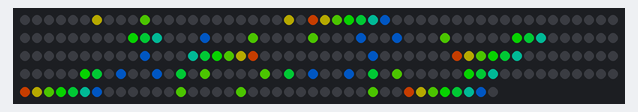
This sketch was run on a simulated Particle Photon. On the bench: 240 RGB LEDs in strip order, left to right, continuing on the next row. Dim RGB values are drawn brighter than linear.

Above: at 0.08 s.
At 0.62 s:
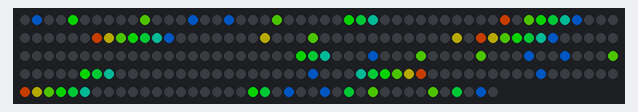
At 1.31 s:
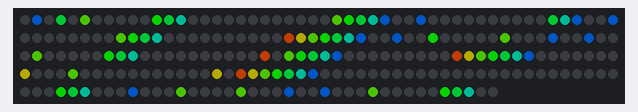
At 2.67 s:
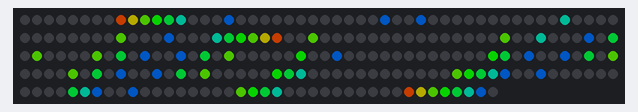
At 4.04 s:
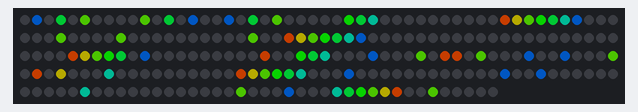
At 5.36 s:
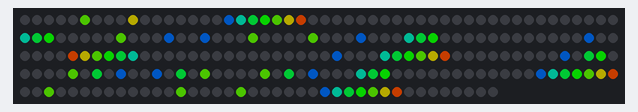

The sketch:

midwestjs.ino
```cpp
/*
THIS IS MIDWESTJS IFTTT CODE
*/

#include "neopixel/neopixel.h"
#define PIXEL_PIN D3
#define PIXEL_TYPE WS2812B

byte all[] = {
//[space]
0000, //0,0,
0000, //0,0,
0000, //0,0,
0000, //0,0,
0000, //0,0,
0000, //0,0,
0000, //0,0,
0000, //0,0,

//!
0002, //1,0,
0002, //1,0,
0002, //1,0,
0002, //1,0,
0002, //1,0,
0000, //0,0,
0002, //1,0,
0000, //0,0,

//"
0012, //0,1,0,1,0,
0012, //0,1,0,1,0,
0024, //1,0,1,0,0,
0000, //0,0,0,0,0,
0000, //0,0,0,0,0,
0000, //0,0,0,0,0,
0000, //0,0,0,0,0,
0000, //0,0,0,0,0,

//#
0024, //0,1,0,1,0,0,
0024, //0,1,0,1,0,0,
0076, //1,1,1,1,1,0,
0024, //0,1,0,1,0,0,
0076, //1,1,1,1,1,0,
0024, //0,1,0,1,0,0,
0024, //0,1,0,1,0,0,
0000, //0,0,0,0,0,0,

//$
0010, //0,0,1,0,0,0,
0036, //0,1,1,1,1,0,
0040, //1,0,0,0,0,0,
0034, //0,1,1,1,0,0,
0002, //0,0,0,0,1,0,
0074, //1,1,1,1,0,0,
0010, //0,0,1,0,0,0,
0000, //0,0,0,0,0,0,

//%
0042, //1,0,0,0,1,0,
0044, //1,0,0,1,0,0,
0004, //0,0,0,1,0,0,
0010, //0,0,1,0,0,0,
0020, //0,1,0,0,0,0,
0022, //0,1,0,0,1,0,
0042, //1,0,0,0,1,0,
0000, //0,0,0,0,0,0,

//&
0010, //0,0,1,0,0,0,
0024, //0,1,0,1,0,0,
0010, //0,0,1,0,0,0,
0032, //0,1,1,0,1,0,
0054, //1,0,1,1,0,0,
0044, //1,0,0,1,0,0,
0032, //0,1,1,0,1,0,
0000, //0,0,0,0,0,0,

//'
0002, //0,1,0,
0002, //0,1,0,
0004, //1,0,0,
0000, //0,0,0,
0000, //0,0,0,
0000, //0,0,0,
0000, //0,0,0,
0000, //0,0,0,

//(
0006, //0,0,1,1,0,
0010, //0,1,0,0,0,
0020, //1,0,0,0,0,
0020, //1,0,0,0,0,
0020, //1,0,0,0,0,
0010, //0,1,0,0,0,
0006, //0,0,1,1,0,
0000, //0,0,0,0,0,

//)
0030, //1,1,0,0,0,
0004, //0,0,1,0,0,
0002, //0,0,0,1,0,
0002, //0,0,0,1,0,
0002, //0,0,0,1,0,
0004, //0,0,1,0,0,
0030, //1,1,0,0,0,
0000, //0,0,0,0,0,

//*
0000, //0,0,0,0,0,
0000, //0,0,0,0,0,
0022, //1,0,0,1,0,
0014, //0,1,1,0,0,
0022, //1,0,0,1,0,
0000, //0,0,0,0,0,
0000, //0,0,0,0,0,
0000, //0,0,0,0,0,

//+
0000, //0,0,0,0,0,0,
0010, //0,0,1,0,0,0,
0010, //0,0,1,0,0,0,
0076, //1,1,1,1,1,0,
0010, //0,0,1,0,0,0,
0010, //0,0,1,0,0,0,
0000, //0,0,0,0,0,0,
0000, //0,0,0,0,0,0,

//,
0000, //0,0,
0000, //0,0,
0000, //0,0,
0000, //0,0,
0000, //0,0,
0002, //1,0,
0002, //1,0,
0002, //1,0,

//-
0000, //0,0,0,0,0,0,
0000, //0,0,0,0,0,0,
0000, //0,0,0,0,0,0,
0076, //1,1,1,1,1,0,
0000, //0,0,0,0,0,0,
0000, //0,0,0,0,0,0,
0000, //0,0,0,0,0,0,
0000, //0,0,0,0,0,0,

//.
0000, //0,0,
0000, //0,0,
0000, //0,0,
0000, //0,0,
0000, //0,0,
0002, //1,0,
0002, //1,0,
0000, //0,0,

///
0002, //0,0,0,0,1,0,
0004, //0,0,0,1,0,0,
0004, //0,0,0,1,0,0,
0010, //0,0,1,0,0,0,
0020, //0,1,0,0,0,0,
0020, //0,1,0,0,0,0,
0040, //1,0,0,0,0,0,
0000, //0,0,0,0,0,0,

//0
0034, //0,1,1,1,0,0,
0042, //1,0,0,0,1,0,
0046, //1,0,0,1,1,0,
0052, //1,0,1,0,1,0,
0062, //1,1,0,0,1,0,
0042, //1,0,0,0,1,0,
0034, //0,1,1,1,0,0,
0000, //0,0,0,0,0,0,

//1
0010, //0,0,1,0,0,0,
0030, //0,1,1,0,0,0,
0010, //0,0,1,0,0,0,
0010, //0,0,1,0,0,0,
0010, //0,0,1,0,0,0,
0010, //0,0,1,0,0,0,
0076, //1,1,1,1,1,0,
0000, //0,0,0,0,0,0,

//2
0034, //0,1,1,1,0,0,
0042, //1,0,0,0,1,0,
0002, //0,0,0,0,1,0,
0014, //0,0,1,1,0,0,
0020, //0,1,0,0,0,0,
0042, //1,0,0,0,1,0,
0076, //1,1,1,1,1,0,
0000, //0,0,0,0,0,0,

//3
0034, //0,1,1,1,0,0,
0042, //1,0,0,0,1,0,
0002, //0,0,0,0,1,0,
0014, //0,0,1,1,0,0,
0002, //0,0,0,0,1,0,
0042, //1,0,0,0,1,0,
0034, //0,1,1,1,0,0,
0000, //0,0,0,0,0,0,

//4
0006, //0,0,0,1,1,0,
0012, //0,0,1,0,1,0,
0022, //0,1,0,0,1,0,
0042, //1,0,0,0,1,0,
0076, //1,1,1,1,1,0,
0002, //0,0,0,0,1,0,
0002, //0,0,0,0,1,0,
0000, //0,0,0,0,0,0,

//5
0076, //1,1,1,1,1,0,
0040, //1,0,0,0,0,0,
0074, //1,1,1,1,0,0,
0002, //0,0,0,0,1,0,
0002, //0,0,0,0,1,0,
0042, //1,0,0,0,1,0,
0034, //0,1,1,1,0,0,
0000, //0,0,0,0,0,0,

//6
0014, //0,0,1,1,0,0,
0020, //0,1,0,0,0,0,
0040, //1,0,0,0,0,0,
0074, //1,1,1,1,0,0,
0042, //1,0,0,0,1,0,
0042, //1,0,0,0,1,0,
0034, //0,1,1,1,0,0,
0000, //0,0,0,0,0,0,

//7
0076, //1,1,1,1,1,0,
0042, //1,0,0,0,1,0,
0002, //0,0,0,0,1,0,
0004, //0,0,0,1,0,0,
0010, //0,0,1,0,0,0,
0010, //0,0,1,0,0,0,
0010, //0,0,1,0,0,0,
0000, //0,0,0,0,0,0,

//8
0034, //0,1,1,1,0,0,
0042, //1,0,0,0,1,0,
0042, //1,0,0,0,1,0,
0034, //0,1,1,1,0,0,
0042, //1,0,0,0,1,0,
0042, //1,0,0,0,1,0,
0034, //0,1,1,1,0,0,
0000, //0,0,0,0,0,0,

//9
0034, //0,1,1,1,0,0,
0042, //1,0,0,0,1,0,
0042, //1,0,0,0,1,0,
0036, //0,1,1,1,1,0,
0002, //0,0,0,0,1,0,
0004, //0,0,0,1,0,0,
0030, //0,1,1,0,0,0,
0000, //0,0,0,0,0,0,

//:
0000, //0,0,
0002, //1,0,
0002, //1,0,
0000, //0,0,
0000, //0,0,
0002, //1,0,
0002, //1,0,
0000, //0,0,

//;
0000, //0,0,
0002, //1,0,
0002, //1,0,
0000, //0,0,
0000, //0,0,
0002, //1,0,
0002, //1,0,
0002, //1,0,

//<
0002, //0,0,0,1,0,
0004, //0,0,1,0,0,
0010, //0,1,0,0,0,
0020, //1,0,0,0,0,
0010, //0,1,0,0,0,
0004, //0,0,1,0,0,
0002, //0,0,0,1,0,
0000, //0,0,0,0,0,

//=
0000, //0,0,0,0,0,0,
0000, //0,0,0,0,0,0,
0076, //1,1,1,1,1,0,
0000, //0,0,0,0,0,0,
0000, //0,0,0,0,0,0,
0076, //1,1,1,1,1,0,
0000, //0,0,0,0,0,0,
0000, //0,0,0,0,0,0,

//>
0020, //1,0,0,0,0,
0010, //0,1,0,0,0,
0004, //0,0,1,0,0,
0002, //0,0,0,1,0,
0004, //0,0,1,0,0,
0010, //0,1,0,0,0,
0020, //1,0,0,0,0,
0000, //0,0,0,0,0,

//?
0034, //0,1,1,1,0,0,
0042, //1,0,0,0,1,0,
0002, //0,0,0,0,1,0,
0004, //0,0,0,1,0,0,
0010, //0,0,1,0,0,0,
0000, //0,0,0,0,0,0,
0010, //0,0,1,0,0,0,
0000, //0,0,0,0,0,0,

//@
0074, //0,1,1,1,1,0,0,
0102, //1,0,0,0,0,1,0,
0132, //1,0,1,1,0,1,0,
0132, //1,0,1,1,0,1,0,
0136, //1,0,1,1,1,1,0,
0100, //1,0,0,0,0,0,0,
0074, //0,1,1,1,1,0,0,
0000, //0,0,0,0,0,0,0,

//A
0034, //0,1,1,1,0,0,
0042, //1,0,0,0,1,0,
0042, //1,0,0,0,1,0,
0076, //1,1,1,1,1,0,
0042, //1,0,0,0,1,0,
0042, //1,0,0,0,1,0,
0042, //1,0,0,0,1,0,
0000, //0,0,0,0,0,0,

//B
0074, //1,1,1,1,0,0,
0042, //1,0,0,0,1,0,
0074, //1,1,1,1,0,0,
0042, //1,0,0,0,1,0,
0042, //1,0,0,0,1,0,
0042, //1,0,0,0,1,0,
0074, //1,1,1,1,0,0,
0000, //0,0,0,0,0,0,

//C
0034, //0,1,1,1,0,0,
0042, //1,0,0,0,1,0,
0040, //1,0,0,0,0,0,
0040, //1,0,0,0,0,0,
0040, //1,0,0,0,0,0,
0042, //1,0,0,0,1,0,
0034, //0,1,1,1,0,0,
0000, //0,0,0,0,0,0,

//D
0074, //1,1,1,1,0,0,
0042, //1,0,0,0,1,0,
0042, //1,0,0,0,1,0,
0042, //1,0,0,0,1,0,
0042, //1,0,0,0,1,0,
0042, //1,0,0,0,1,0,
0074, //1,1,1,1,0,0,
0000, //0,0,0,0,0,0,

//E
0076, //1,1,1,1,1,0,
0040, //1,0,0,0,0,0,
0070, //1,1,1,0,0,0,
0040, //1,0,0,0,0,0,
0040, //1,0,0,0,0,0,
0040, //1,0,0,0,0,0,
0076, //1,1,1,1,1,0,
0000, //0,0,0,0,0,0,

//F
0076, //1,1,1,1,1,0,
0040, //1,0,0,0,0,0,
0070, //1,1,1,0,0,0,
0040, //1,0,0,0,0,0,
0040, //1,0,0,0,0,0,
0040, //1,0,0,0,0,0,
0040, //1,0,0,0,0,0,
0000, //0,0,0,0,0,0,

//G
0036, //0,1,1,1,1,0,
0040, //1,0,0,0,0,0,
0056, //1,0,1,1,1,0,
0042, //1,0,0,0,1,0,
0042, //1,0,0,0,1,0,
0042, //1,0,0,0,1,0,
0034, //0,1,1,1,0,0,
0000, //0,0,0,0,0,0,

//H
0042, //1,0,0,0,1,0,
0042, //1,0,0,0,1,0,
0076, //1,1,1,1,1,0,
0042, //1,0,0,0,1,0,
0042, //1,0,0,0,1,0,
0042, //1,0,0,0,1,0,
0042, //1,0,0,0,1,0,
0000, //0,0,0,0,0,0,

//I
0016, //1,1,1,0,
0004, //0,1,0,0,
0004, //0,1,0,0,
0004, //0,1,0,0,
0004, //0,1,0,0,
0004, //0,1,0,0,
0016, //1,1,1,0,
0000, //0,0,0,0,

//J
0002, //0,0,0,0,1,0,
0002, //0,0,0,0,1,0,
0002, //0,0,0,0,1,0,
0002, //0,0,0,0,1,0,
0002, //0,0,0,0,1,0,
0042, //1,0,0,0,1,0,
0034, //0,1,1,1,0,0,
0000, //0,0,0,0,0,0,

//K
0042, //1,0,0,0,1,0,
0044, //1,0,0,1,0,0,
0070, //1,1,1,0,0,0,
0044, //1,0,0,1,0,0,
0042, //1,0,0,0,1,0,
0042, //1,0,0,0,1,0,
0042, //1,0,0,0,1,0,
0000, //0,0,0,0,0,0,

//L
0040, //1,0,0,0,0,0,
0040, //1,0,0,0,0,0,
0040, //1,0,0,0,0,0,
0040, //1,0,0,0,0,0,
0040, //1,0,0,0,0,0,
0040, //1,0,0,0,0,0,
0076, //1,1,1,1,1,0,
0000, //0,0,0,0,0,0,

//M
0042, //1,0,0,0,1,0,
0066, //1,1,0,1,1,0,
0052, //1,0,1,0,1,0,
0042, //1,0,0,0,1,0,
0042, //1,0,0,0,1,0,
0042, //1,0,0,0,1,0,
0042, //1,0,0,0,1,0,
0000, //0,0,0,0,0,0,

//N
0042, //1,0,0,0,1,0,
0062, //1,1,0,0,1,0,
0052, //1,0,1,0,1,0,
0046, //1,0,0,1,1,0,
0042, //1,0,0,0,1,0,
0042, //1,0,0,0,1,0,
0042, //1,0,0,0,1,0,
0000, //0,0,0,0,0,0,

//O
0034, //0,1,1,1,0,0,
0042, //1,0,0,0,1,0,
0042, //1,0,0,0,1,0,
0042, //1,0,0,0,1,0,
0042, //1,0,0,0,1,0,
0042, //1,0,0,0,1,0,
0034, //0,1,1,1,0,0,
0000, //0,0,0,0,0,0,

//P
0074, //1,1,1,1,0,0,
0042, //1,0,0,0,1,0,
0074, //1,1,1,1,0,0,
0040, //1,0,0,0,0,0,
0040, //1,0,0,0,0,0,
0040, //1,0,0,0,0,0,
0040, //1,0,0,0,0,0,
0000, //0,0,0,0,0,0,

//Q
0034, //0,1,1,1,0,0,
0042, //1,0,0,0,1,0,
0042, //1,0,0,0,1,0,
0042, //1,0,0,0,1,0,
0042, //1,0,0,0,1,0,
0044, //1,0,0,1,0,0,
0032, //0,1,1,0,1,0,
0000, //0,0,0,0,0,0,

//R
0074, //1,1,1,1,0,0,
0042, //1,0,0,0,1,0,
0074, //1,1,1,1,0,0,
0042, //1,0,0,0,1,0,
0042, //1,0,0,0,1,0,
0042, //1,0,0,0,1,0,
0042, //1,0,0,0,1,0,
0000, //0,0,0,0,0,0,

//S
0036, //0,1,1,1,1,0,
0040, //1,0,0,0,0,0,
0034, //0,1,1,1,0,0,
0002, //0,0,0,0,1,0,
0002, //0,0,0,0,1,0,
0042, //1,0,0,0,1,0,
0034, //0,1,1,1,0,0,
0000, //0,0,0,0,0,0,

//T
0076, //1,1,1,1,1,0,
0010, //0,0,1,0,0,0,
0010, //0,0,1,0,0,0,
0010, //0,0,1,0,0,0,
0010, //0,0,1,0,0,0,
0010, //0,0,1,0,0,0,
0010, //0,0,1,0,0,0,
0000, //0,0,0,0,0,0,

//U
0042, //1,0,0,0,1,0,
0042, //1,0,0,0,1,0,
0042, //1,0,0,0,1,0,
0042, //1,0,0,0,1,0,
0042, //1,0,0,0,1,0,
0042, //1,0,0,0,1,0,
0034, //0,1,1,1,0,0,
0000, //0,0,0,0,0,0,

//V
0042, //1,0,0,0,1,0,
0042, //1,0,0,0,1,0,
0042, //1,0,0,0,1,0,
0042, //1,0,0,0,1,0,
0024, //0,1,0,1,0,0,
0024, //0,1,0,1,0,0,
0010, //0,0,1,0,0,0,
0000, //0,0,0,0,0,0,

//W
0042, //1,0,0,0,1,0,
0042, //1,0,0,0,1,0,
0042, //1,0,0,0,1,0,
0042, //1,0,0,0,1,0,
0052, //1,0,1,0,1,0,
0066, //1,1,0,1,1,0,
0042, //1,0,0,0,1,0,
0000, //0,0,0,0,0,0,

//X
0042, //1,0,0,0,1,0,
0024, //0,1,0,1,0,0,
0010, //0,0,1,0,0,0,
0024, //0,1,0,1,0,0,
0042, //1,0,0,0,1,0,
0042, //1,0,0,0,1,0,
0042, //1,0,0,0,1,0,
0000, //0,0,0,0,0,0,

//Y
0042, //1,0,0,0,1,0,
0024, //0,1,0,1,0,0,
0010, //0,0,1,0,0,0,
0010, //0,0,1,0,0,0,
0010, //0,0,1,0,0,0,
0010, //0,0,1,0,0,0,
0010, //0,0,1,0,0,0,
0000, //0,0,0,0,0,0,

//Z
0076, //1,1,1,1,1,0,
0002, //0,0,0,0,1,0,
0004, //0,0,0,1,0,0,
0010, //0,0,1,0,0,0,
0020, //0,1,0,0,0,0,
0040, //1,0,0,0,0,0,
0076, //1,1,1,1,1,0,
0000, //0,0,0,0,0,0,

//[
0016, //1,1,1,0,
0010, //1,0,0,0,
0010, //1,0,0,0,
0010, //1,0,0,0,
0010, //1,0,0,0,
0010, //1,0,0,0,
0016, //1,1,1,0,
0000, //0,0,0,0,

/* \ special comment for a special character */
0040, //1,0,0,0,0,0,
0020, //0,1,0,0,0,0,
0020, //0,1,0,0,0,0,
0010, //0,0,1,0,0,0,
0004, //0,0,0,1,0,0,
0004, //0,0,0,1,0,0,
0002, //0,0,0,0,1,0,
0000, //0,0,0,0,0,0,

//]
0016, //1,1,1,0,
0002, //0,0,1,0,
0002, //0,0,1,0,
0002, //0,0,1,0,
0002, //0,0,1,0,
0002, //0,0,1,0,
0016, //1,1,1,0,
0000, //0,0,0,0,

//^
0010, //0,0,1,0,0,0,
0024, //0,1,0,1,0,0,
0042, //1,0,0,0,1,0,
0000, //0,0,0,0,0,0,
0000, //0,0,0,0,0,0,
0000, //0,0,0,0,0,0,
0000, //0,0,0,0,0,0,
0000, //0,0,0,0,0,0,

//_
0000, //0,0,0,0,0,0,
0000, //0,0,0,0,0,0,
0000, //0,0,0,0,0,0,
0000, //0,0,0,0,0,0,
0000, //0,0,0,0,0,0,
0000, //0,0,0,0,0,0,
0076, //1,1,1,1,1,0,
0000, //0,0,0,0,0,0,

//`
0004, //1,0,0,
0004, //1,0,0,
0002, //0,1,0,
0000, //0,0,0,
0000, //0,0,0,
0000, //0,0,0,
0000, //0,0,0,
0000, //0,0,0,

//a
0000, //0,0,0,0,0,0,
0000, //0,0,0,0,0,0,
0034, //0,1,1,1,0,0,
0002, //0,0,0,0,1,0,
0036, //0,1,1,1,1,0,
0042, //1,0,0,0,1,0,
0036, //0,1,1,1,1,0,
0000, //0,0,0,0,0,0,

//b
0040, //1,0,0,0,0,0,
0040, //1,0,0,0,0,0,
0054, //1,0,1,1,0,0,
0062, //1,1,0,0,1,0,
0042, //1,0,0,0,1,0,
0042, //1,0,0,0,1,0,
0074, //1,1,1,1,0,0,
0000, //0,0,0,0,0,0,

//c
0000, //0,0,0,0,0,0,
0000, //0,0,0,0,0,0,
0034, //0,1,1,1,0,0,
0042, //1,0,0,0,1,0,
0040, //1,0,0,0,0,0,
0042, //1,0,0,0,1,0,
0034, //0,1,1,1,0,0,
0000, //0,0,0,0,0,0,

//d
0002, //0,0,0,0,1,0,
0002, //0,0,0,0,1,0,
0032, //0,1,1,0,1,0,
0046, //1,0,0,1,1,0,
0042, //1,0,0,0,1,0,
0042, //1,0,0,0,1,0,
0036, //0,1,1,1,1,0,
0000, //0,0,0,0,0,0,

//e
0000, //0,0,0,0,0,0,
0000, //0,0,0,0,0,0,
0034, //0,1,1,1,0,0,
0042, //1,0,0,0,1,0,
0076, //1,1,1,1,1,0,
0040, //1,0,0,0,0,0,
0036, //0,1,1,1,1,0,
0000, //0,0,0,0,0,0,

//f
0006, //0,0,1,1,0,
0010, //0,1,0,0,0,
0036, //1,1,1,1,0,
0010, //0,1,0,0,0,
0010, //0,1,0,0,0,
0010, //0,1,0,0,0,
0010, //0,1,0,0,0,
0000, //0,0,0,0,0,

//g
0000, //0,0,0,0,0,0,
0000, //0,0,0,0,0,0,
0036, //0,1,1,1,1,0,
0042, //1,0,0,0,1,0,
0042, //1,0,0,0,1,0,
0036, //0,1,1,1,1,0,
0002, //0,0,0,0,1,0,
0074, //1,1,1,1,0,0,

//h
0040, //1,0,0,0,0,0,
0040, //1,0,0,0,0,0,
0054, //1,0,1,1,0,0,
0062, //1,1,0,0,1,0,
0042, //1,0,0,0,1,0,
0042, //1,0,0,0,1,0,
0042, //1,0,0,0,1,0,
0000, //0,0,0,0,0,0,

//i
0002, //1,0,
0000, //0,0,
0002, //1,0,
0002, //1,0,
0002, //1,0,
0002, //1,0,
0002, //1,0,
0000, //0,0,

//j
0002, //0,0,0,0,1,0,
0000, //0,0,0,0,0,0,
0002, //0,0,0,0,1,0,
0002, //0,0,0,0,1,0,
0002, //0,0,0,0,1,0,
0042, //1,0,0,0,1,0,
0042, //1,0,0,0,1,0,
0034, //0,1,1,1,0,0,

//k
0020, //1,0,0,0,0,
0020, //1,0,0,0,0,
0022, //1,0,0,1,0,
0024, //1,0,1,0,0,
0030, //1,1,0,0,0,
0024, //1,0,1,0,0,
0022, //1,0,0,1,0,
0000, //0,0,0,0,0,

//l
0004, //1,0,0,
0004, //1,0,0,
0004, //1,0,0,
0004, //1,0,0,
0004, //1,0,0,
0004, //1,0,0,
0002, //0,1,0,
0000, //0,0,0,

//m
0000, //0,0,0,0,0,0,
0000, //0,0,0,0,0,0,
0064, //1,1,0,1,0,0,
0052, //1,0,1,0,1,0,
0052, //1,0,1,0,1,0,
0042, //1,0,0,0,1,0,
0042, //1,0,0,0,1,0,
0000, //0,0,0,0,0,0,

//n
0000, //0,0,0,0,0,0,
0000, //0,0,0,0,0,0,
0074, //1,1,1,1,0,0,
0042, //1,0,0,0,1,0,
0042, //1,0,0,0,1,0,
0042, //1,0,0,0,1,0,
0042, //1,0,0,0,1,0,
0000, //0,0,0,0,0,0,

//o
0000, //0,0,0,0,0,0,
0000, //0,0,0,0,0,0,
0034, //0,1,1,1,0,0,
0042, //1,0,0,0,1,0,
0042, //1,0,0,0,1,0,
0042, //1,0,0,0,1,0,
0034, //0,1,1,1,0,0,
0000, //0,0,0,0,0,0,

//p
0000, //0,0,0,0,0,0,
0000, //0,0,0,0,0,0,
0054, //1,0,1,1,0,0,
0062, //1,1,0,0,1,0,
0042, //1,0,0,0,1,0,
0074, //1,1,1,1,0,0,
0040, //1,0,0,0,0,0,
0040, //1,0,0,0,0,0,

//q
0000, //0,0,0,0,0,0,
0000, //0,0,0,0,0,0,
0032, //0,1,1,0,1,0,
0046, //1,0,0,1,1,0,
0042, //1,0,0,0,1,0,
0036, //0,1,1,1,1,0,
0002, //0,0,0,0,1,0,
0002, //0,0,0,0,1,0,

//r
0000, //0,0,0,0,0,0,
0000, //0,0,0,0,0,0,
0054, //1,0,1,1,0,0,
0062, //1,1,0,0,1,0,
0040, //1,0,0,0,0,0,
0040, //1,0,0,0,0,0,
0040, //1,0,0,0,0,0,
0000, //0,0,0,0,0,0,

//s
0000, //0,0,0,0,0,0,
0000, //0,0,0,0,0,0,
0036, //0,1,1,1,1,0,
0040, //1,0,0,0,0,0,
0034, //0,1,1,1,0,0,
0002, //0,0,0,0,1,0,
0074, //1,1,1,1,0,0,
0000, //0,0,0,0,0,0,

//t
0004, //0,1,0,0,
0004, //0,1,0,0,
0016, //1,1,1,0,
0004, //0,1,0,0,
0004, //0,1,0,0,
0004, //0,1,0,0,
0002, //0,0,1,0,
0000, //0,0,0,0,

//u
0000, //0,0,0,0,0,0,
0000, //0,0,0,0,0,0,
0042, //1,0,0,0,1,0,
0042, //1,0,0,0,1,0,
0042, //1,0,0,0,1,0,
0042, //1,0,0,0,1,0,
0036, //0,1,1,1,1,0,
0000, //0,0,0,0,0,0,

//v
0000, //0,0,0,0,0,0,
0000, //0,0,0,0,0,0,
0042, //1,0,0,0,1,0,
0042, //1,0,0,0,1,0,
0042, //1,0,0,0,1,0,
0024, //0,1,0,1,0,0,
0010, //0,0,1,0,0,0,
0000, //0,0,0,0,0,0,

//w
0000, //0,0,0,0,0,0,
0000, //0,0,0,0,0,0,
0042, //1,0,0,0,1,0,
0042, //1,0,0,0,1,0,
0052, //1,0,1,0,1,0,
0052, //1,0,1,0,1,0,
0036, //0,1,1,1,1,0,
0000, //0,0,0,0,0,0,

//x
0000, //0,0,0,0,0,0,
0000, //0,0,0,0,0,0,
0042, //1,0,0,0,1,0,
0024, //0,1,0,1,0,0,
0010, //0,0,1,0,0,0,
0024, //0,1,0,1,0,0,
0042, //1,0,0,0,1,0,
0000, //0,0,0,0,0,0,

//y
0000, //0,0,0,0,0,0,
0000, //0,0,0,0,0,0,
0042, //1,0,0,0,1,0,
0042, //1,0,0,0,1,0,
0042, //1,0,0,0,1,0,
0036, //0,1,1,1,1,0,
0002, //0,0,0,0,1,0,
0074, //1,1,1,1,0,0,

//z
0000, //0,0,0,0,0,0,
0000, //0,0,0,0,0,0,
0076, //1,1,1,1,1,0,
0004, //0,0,0,1,0,0,
0010, //0,0,1,0,0,0,
0020, //0,1,0,0,0,0,
0076, //1,1,1,1,1,0,
0000, //0,0,0,0,0,0,

//{
0006, //0,0,1,1,0,
0010, //0,1,0,0,0,
0010, //0,1,0,0,0,
0020, //1,0,0,0,0,
0010, //0,1,0,0,0,
0010, //0,1,0,0,0,
0006, //0,0,1,1,0,
0000, //0,0,0,0,0,

//|
0002, //1,0,
0002, //1,0,
0002, //1,0,
0000, //0,0,
0002, //1,0,
0002, //1,0,
0002, //1,0,
0000, //0,0,

//}
0030, //1,1,0,0,0,
0004, //0,0,1,0,0,
0004, //0,0,1,0,0,
0002, //0,0,0,1,0,
0004, //0,0,1,0,0,
0004, //0,0,1,0,0,
0030, //1,1,0,0,0,
0000, //0,0,0,0,0,

//~
0031, //0,1,1,0,0,1,
0046, //1,0,0,1,1,0,
0000, //0,0,0,0,0,0,
0000, //0,0,0,0,0,0,
0000, //0,0,0,0,0,0,
0000, //0,0,0,0,0,0,
0000, //0,0,0,0,0,0,
0000, //0,0,0,0,0,0,
};

int lengths[] = {2,2,5,6,6,6,6,3,5,5,5,6,2,6,2,6,6,6,6,6,6,6,6,6,6,6,2,2,5,6,5,6,7,6,6,6,6,6,6,6,6,4,6,6,6,6,6,6,6,6,6,6,6,6,6,6,6,6,6,4,6,4,6,6,3,6,6,6,6,6,5,6,6,2,6,5,3,6,6,6,6,6,6,6,4,6,6,6,6,6,6,5,2,5,6};

// Number of RGB LEDs in strand:
int LEDsW = 30; //sash 33, skirt 31
int LEDsH = 8;

//pixel pin is D2

Adafruit_NeoPixel strip = Adafruit_NeoPixel(LEDsW * LEDsH, PIXEL_PIN, PIXEL_TYPE);
String displayString = "Hello MidwestJS! ";
String displayPlaceholder = displayString;
boolean okayToSwitch = 0;

void setup() {
  Serial.begin(9600);
  Spark.function("buildString", buildString);
  strip.begin();
  strip.show();
}

String sanitizeString(String input){
    input.replace("%26", "&");
    String output = input;
    for (int i= 0; i < input.length(); i++){
        char thisChar = input.charAt(i);
        if (thisChar < 32 || thisChar > 126){
            output.setCharAt(i, ' ');
        }
    }
    return output;
}

int buildString(String arg) {
    String msgSant = sanitizeString(arg);
    Serial.println(msgSant);
    displayPlaceholder = msgSant;
    okayToSwitch = 1;
}

void loop() {
    scrollImage(displayString, 60);
    if (okayToSwitch){
        displayString = displayPlaceholder;
        okayToSwitch = 0;
    }
}

void scrollImage(String strIn, int del){
    int maxWidth = 0;
    for (int i = 0; i < strIn.length(); i++){
        char thisChar = strIn.charAt(i);
        maxWidth += lengths[thisChar-32];
    }

    //start at the 0th character, on the 0th row
    int charOffset = 0;
    int charColOffset = 0;

    for (int column = 0; column < maxWidth; column++){
        char thisChar = strIn.charAt(charOffset);

        //draw the window that starts at the charOffset/charColOffset
        //update the display
        int innerCharOffset = charOffset;
        int innerCharColOffset = charColOffset;

        for(int x=0; x<LEDsW; x++){
          char innerThisChar = strIn.charAt(innerCharOffset);
          for(int y=0; y<LEDsH; y++){
            int pixel = getCharPixel(innerThisChar, y, innerCharColOffset);
            int color = 0;
            if (pixel == 1){
                color = (y*31) + 31;
            }
            setLED(x, y, color);
          }

          innerCharColOffset++;
          //if the increase in the offset goes beyond the char's length, go up a char and reset the charColOffset to 0;
          if (innerCharColOffset > (lengths[innerThisChar - 32] -1)){
            innerCharOffset++;

            if (innerCharOffset > (strIn.length()-1)){
              innerCharOffset = 0;
            }

            innerCharColOffset = 0;
          }
        }

        charColOffset++;
        //if the increase in the offset goes beyond the char's length, go up a char and reset the charColOffset to 0;
        if (charColOffset > (lengths[thisChar - 32]-1)){
            charOffset++;

            if (charOffset > strIn.length()){
                charOffset = 0;
            }

            charColOffset = 0;
        }

        strip.show();
        delay(del);
    }

}

int getCharPixel(char thisChar, int down, int left){
    //If they somehow managed to get a character before the ascii space, make it an ascii space
    if (thisChar < 32){
        thisChar = ' ';
    }

    String row = String(all[((thisChar-32)*8)+down], BIN);

    int rowLength = row.length();
    int length = lengths[thisChar - 32];

    if(rowLength < length && (left < (length - rowLength))){
        return 0;
    }
    else {
        int indexOfPixel = left - (length - rowLength);
        return row.substring(indexOfPixel, indexOfPixel+1).toInt();
    }

}

void setLED(uint32_t x, uint32_t y, uint32_t color){
  int ledAddr = (LEDsH * ((LEDsW-1)-x)) + (((x&1)==1)?((LEDsH-1)-y):(y));
  strip.setPixelColor(ledAddr, color==0?color:Wheel(color-1));
}


uint32_t Wheel(uint16_t WheelPos)
{
  byte r, g, b;
  switch(WheelPos / 128)
  {
    case 0:
      r = 127 - WheelPos % 128;   //Red down
      g = WheelPos % 128;      // Green up
      b = 0;                  //blue off
      break;
    case 1:
      g = 127 - WheelPos % 128;  //green down
      b = WheelPos % 128;      //blue up
      r = 0;                  //red off
      break;
    case 2:
      b = 127 - WheelPos % 128;  //blue down
      r = WheelPos % 128;      //red up
      g = 0;                  //green off
      break;
  }
  return(strip.Color(r,g,b));
}
```

Measured:
- by itself, everything shown: repeats every 5.3 s, in 39 steps
